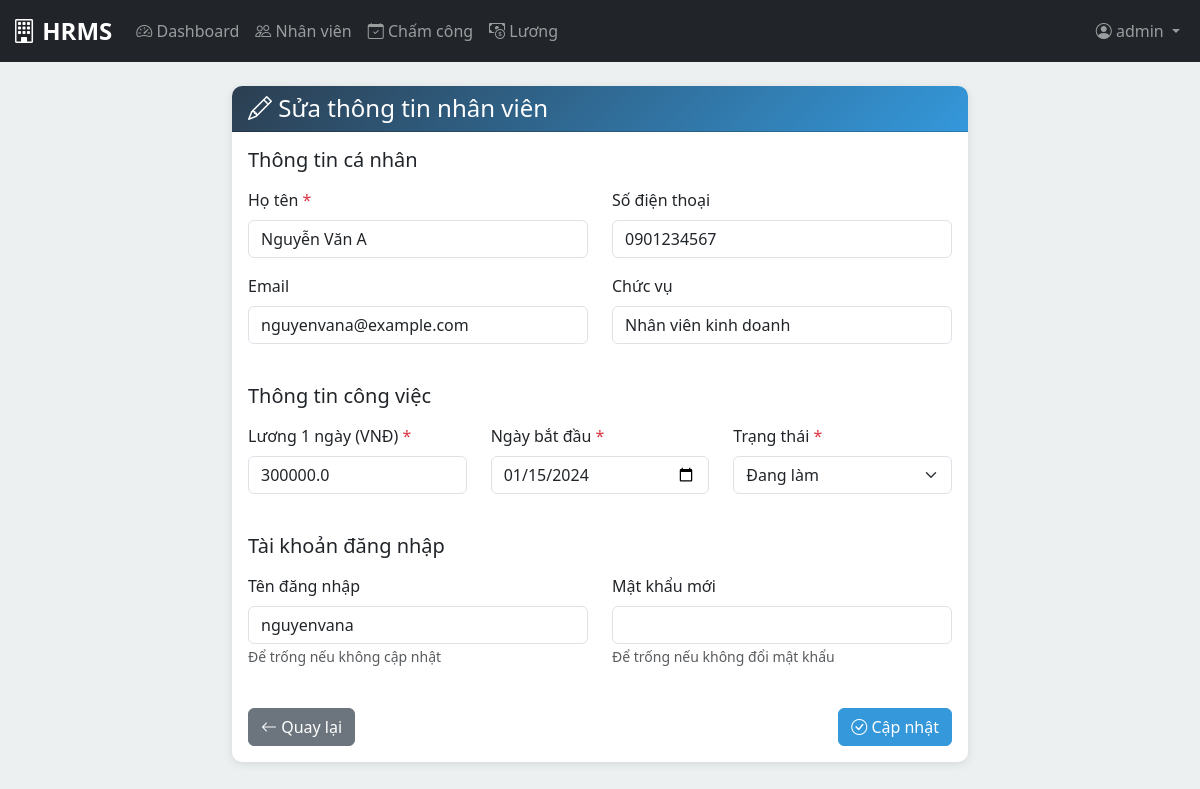
The page /admin/employees/edit/1 (signed in) on the database its author committed.
### models/__init__.py (models this page shows, shortened)
class User(UserMixin, db.Model):
    __tablename__ = 'users'
    id = db.Column(db.Integer, primary_key=True)
    username = db.Column(db.String(50), unique=True, nullable=False)
    password_hash = db.Column(db.String(255), nullable=False)
    role = db.Column(db.String(20), nullable=False, default='user')  # 'admin' or 'user'
    employee_id = db.Column(db.Integer, db.ForeignKey('employees.id'), nullable=True)
    employee = db.relationship('Employee', back_populates='user', uselist=False)
    def is_admin(self):
        return self.role == 'admin'

class Employee(db.Model):
    __tablename__ = 'employees'
    id = db.Column(db.Integer, primary_key=True)
    full_name = db.Column(db.String(100), nullable=False)
    phone = db.Column(db.String(20))
    email = db.Column(db.String(100))
    position = db.Column(db.String(100))
    daily_wage = db.Column(db.Float, nullable=False)  # Lương 1 ngày hoặc 1 giờ
    start_date = db.Column(db.Date, nullable=False, default=datetime.utcnow)
    status = db.Column(db.String(20), nullable=False, default='active')  # 'active' or 'inactive'
    created_at = db.Column(db.DateTime, default=datetime.utcnow)
    user = db.relationship('User', back_populates='employee', uselist=False)
    attendances = db.relationship('Attendance', back_populates='employee', cascade='all, delete-orphan')

### routes/admin.py (the view, shortened to what this page needs)
@admin_bp.route('/employees/edit/<int:id>', methods=['GET', 'POST'])
@login_required
@admin_required
def edit_employee(id):
    employee = Employee.query.get_or_404(id)
    return render_template('admin/edit_employee.html', employee=employee)

### app.py (called while the page is built)
def create_app():
    app = Flask(__name__)
    app.config.from_object(Config)
    db.init_app(app)
    login_manager = LoginManager()
    login_manager.init_app(app)
    login_manager.login_view = 'auth.login'
    login_manager.login_message = 'Vui lòng đăng nhập để tiếp tục.'
    login_manager.login_message_category = 'warning'
    @login_manager.user_loader
    def load_user(user_id):
        return User.query.get(int(user_id))
    from routes.auth import auth_bp
    from routes.admin import admin_bp
    from routes.employee import employee_bp
    app.register_blueprint(auth_bp)
    app.register_blueprint(admin_bp)
    app.register_blueprint(employee_bp)
    with app.app_context():
        db.create_all()
    return app

### routes/admin.py (called while the page is built)
def admin_required(f):
    @wraps(f)
    def decorated_function(*args, **kwargs):
        if not current_user.is_authenticated or not current_user.is_admin():
            flash('Bạn không có quyền truy cập!', 'danger')
            return redirect(url_for('auth.login'))
        return f(*args, **kwargs)
    return decorated_function

### templates/admin/edit_employee.html (shortened to what this page needs)
{% extends "base.html" %}
{% block content %}
<div class="container">
    <div class="row justify-content-center">
        <div class="col-md-8">
            <div class="card">
                <div class="card-header">
                    <h4 class="mb-0"><i class="bi bi-pencil"></i> Sửa thông tin nhân viên</h4>
                </div>
                <div class="card-body">
                    <form method="POST" action="{{ url_for('admin.edit_employee', id=employee.id) }}">
                        <h5 class="mb-3">Thông tin cá nhân</h5>
                        <div class="row">
                            <div class="col-md-6 mb-3">
                                <label for="full_name" class="form-label">Họ tên <span class="text-danger">*</span></label>
                                <input type="text" class="form-control" id="full_name" name="full_name"
                                       value="{{ employee.full_name }}" required>
                            </div>
                            <div class="col-md-6 mb-3">
                                <label for="phone" class="form-label">Số điện thoại</label>
                                <input type="text" class="form-control" id="phone" name="phone"
                                       value="{{ employee.phone or '' }}">
                            </div>
                        </div>
                        <div class="row">
                            <div class="col-md-6 mb-3">
                                <label for="email" class="form-label">Email</label>
                                <input type="email" class="form-control" id="email" name="email"
                                       value="{{ employee.email or '' }}">
                            </div>
                            <div class="col-md-6 mb-3">
                                <label for="position" class="form-label">Chức vụ</label>
                                <input type="text" class="form-control" id="position" name="position"
                                       value="{{ employee.position or '' }}">
                            </div>
                        </div>
                        <h5 class="mb-3 mt-4">Thông tin công việc</h5>
                        <div class="row">
                            <div class="col-md-4 mb-3">
                                <label for="daily_wage" class="form-label">Lương 1 ngày (VNĐ) <span class="text-danger">*</span></label>
                                <input type="number" class="form-control" id="daily_wage" name="daily_wage"
                                       step="1000" min="0" value="{{ employee.daily_wage }}" required>
                            </div>
                            <div class="col-md-4 mb-3">
                                <label for="start_date" class="form-label">Ngày bắt đầu <span class="text-danger">*</span></label>
                                <input type="date" class="form-control" id="start_date" name="start_date"
                                       value="{{ employee.start_date.strftime('%Y-%m-%d') }}" required>
                            </div>
                            <div class="col-md-4 mb-3">
                                <label for="status" class="form-label">Trạng thái <span class="text-danger">*</span></label>
                                <select class="form-select" id="status" name="status" required>
                                    <option value="active" {% if employee.status == 'active' %}selected{% endif %}>Đang làm</option>
                                </select>
                            </div>
                        </div>
                        <h5 class="mb-3 mt-4">Tài khoản đăng nhập</h5>
                        <div class="row">
                            <div class="col-md-6 mb-3">
                                <label for="username" class="form-label">Tên đăng nhập</label>
                                <input type="text" class="form-control" id="username" name="username"
                                       value="{{ employee.user.username if employee.user else '' }}">
                                <small class="text-muted">Để trống nếu không cập nhật</small>
                            </div>
                            <div class="col-md-6 mb-3">
                                <label for="password" class="form-label">Mật khẩu mới</label>
                                <input type="password" class="form-control" id="password" name="password">
                                <small class="text-muted">Để trống nếu không đổi mật khẩu</small>
                            </div>
                        </div>
                        <div class="d-flex justify-content-between mt-4">
                            <a href="{{ url_for('admin.employees') }}" class="btn btn-secondary">
                                <i class="bi bi-arrow-left"></i> Quay lại
                            </a>
                            <button type="submit" class="btn btn-primary">
                                <i class="bi bi-check-circle"></i> Cập nhật
                            </button>
                        </div>
                    </form>
                </div>
            </div>
        </div>
    </div>
</div>
{% endblock %}

### templates/base.html (shortened to what this page needs)
<!DOCTYPE html>
<html lang="vi">
<head>
    <link href="https://cdn.jsdelivr.net/npm/bootstrap@5.3.0/dist/css/bootstrap.min.css" rel="stylesheet">
    <link rel="stylesheet" href="https://cdn.jsdelivr.net/npm/bootstrap-icons@1.10.0/font/bootstrap-icons.css">
    <link rel="stylesheet" href="{{ url_for('static', filename='css/style.css') }}">
</head>
<body>
    {% if current_user.is_authenticated %}
    <nav class="navbar navbar-expand-lg navbar-dark bg-dark">
        <div class="container-fluid">
            <a class="navbar-brand" href="{{ url_for('auth.index') }}">
                <i class="bi bi-building"></i> HRMS
            </a>
            <div class="collapse navbar-collapse" id="navbarNav">
                <ul class="navbar-nav me-auto">
                    {% if current_user.is_admin() %}
                    <li class="nav-item">
                        <a class="nav-link" href="{{ url_for('admin.dashboard') }}">
                            <i class="bi bi-speedometer2"></i> Dashboard
                        </a>
                    </li>
                    <li class="nav-item">
                        <a class="nav-link" href="{{ url_for('admin.employees') }}">
                            <i class="bi bi-people"></i> Nhân viên
                        </a>
                    </li>
                    <li class="nav-item">
                        <a class="nav-link" href="{{ url_for('admin.attendance') }}">
                            <i class="bi bi-calendar-check"></i> Chấm công
                        </a>
                    </li>
                    <li class="nav-item">
                        <a class="nav-link" href="{{ url_for('admin.salary') }}">
                            <i class="bi bi-cash-coin"></i> Lương
                        </a>
                    </li>
                    {% endif %}
                </ul>
                <ul class="navbar-nav">
                    <li class="nav-item dropdown">
                        <a class="nav-link dropdown-toggle" href="#" role="button" data-bs-toggle="dropdown">
                            <i class="bi bi-person-circle"></i> {{ current_user.username }}
                        </a>
                    </li>
                </ul>
            </div>
        </div>
    </nav>
    {% endif %}
    <main class="{% if current_user.is_authenticated %}container-fluid{% endif %} py-4">
        {% block content %}{% endblock %}
    </main>
</body>
</html>

### static/css/style.css (style rules this page uses)
:root { --primary-color: #2c3e50; --secondary-color: #3498db; --success-color: #27ae60; --danger-color: #e74c3c; --warning-color: #f39c12; --light-bg: #ecf0f1; }
body { background-color: var(--light-bg); font-family: 'Segoe UI', Tahoma, Geneva, Verdana, sans-serif; }
.navbar-brand { font-weight: bold; font-size: 1.5rem; }
.card { border: none; border-radius: 10px; box-shadow: 0 2px 10px rgba(0,0,0,0.1); margin-bottom: 20px; }
.card-header { background: linear-gradient(135deg, var(--primary-color), var(--secondary-color)); color: white; border-radius: 10px 10px 0 0 !important; font-weight: 600; }
.btn-primary { background-color: var(--secondary-color); border-color: var(--secondary-color); }

### rows shown on the page
User: username "admin"
Employee: full_name "Nguyễn Văn A", phone "0901234567", email "nguyenvana@example.com", position "Nhân viên kinh doanh", daily_wage "300000.0", start_date "01/15/2024", status "Đang làm"
User: username "nguyenvana"
